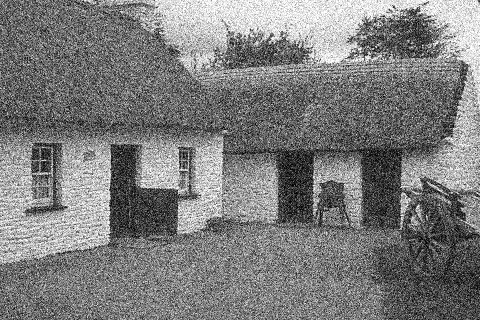
#> input picture pset2/code/inputs/p1.png, 480 x 320 px
$ python prob1.py
#> lines starting #> are read from the running program, lines starting #| are printed output that depends on the picture
## Default modules imported. Import more if you need to.

import numpy as np
from skimage.io import imread, imsave


## Fill out these functions yourself

def im2wv(img,nLev):
    V = []
    X = img
    for level in range(nLev):
        imax, jmax = X.shape
        A = X[0:imax:2, 0:jmax:2]
        B = X[0:imax:2, 1:jmax:2]
        C = X[1:imax:2, 0:jmax:2]
        D = X[1:imax:2, 1:jmax:2]

        L = 1/2 * (A+B+C+D)
        H1 = 1/2 * (B+D-A-C)
        H2 = 1/2 * (C+D-A-B)
        H3 = 1/2 * (A+D-B-C)

        V.append([H1, H2, H3])
        if level == nLev - 1:
            V.append(L)
        X = L

    return V

def wv2im(pyr):
    # [4 lines of commented-out code are left out]
    L = pyr[-1]

    for lev in range(len(pyr)-2, -1, -1):
        H1, H2, H3 = pyr[lev]
        d = 1/2 * (H1 + H2 + H3 + L)
        a = L+H3 - d
        b = L+H1-d
        c = L+H2-d

        imax, jmax = tuple(2*n for n in a.shape)
        L = np.empty((imax, jmax))
        L[0:imax:2, 0:jmax:2] = a
        L[0:imax:2, 1:jmax:2] = b
        L[1:imax:2, 0:jmax:2] = c
        L[1:imax:2, 1:jmax:2] = d

    return L


# Fill this out
# You'll get a numpy array/image of coefficients y
# Return corresponding coefficients x (same shape/size)
# that minimizes (x - y)^2 + lmbda * abs(x)
def denoise_coeff(y,lmbda):
    x1 = y+.5*lmbda
    x2 = y-.5*lmbda
    x = np.empty(y.shape)
    #note: I can almost choose the min between x1 and x2 using a numpy array function,
    #but I can't find a way to pass a 'key' function for calculating the error value.
    for i in np.ndindex(y.shape):
        x[i] = min((x1[i], x2[i]), key=lambda a: (a-y[i])**2+lmbda*abs(a))
    return x


########################## Support code below

from os.path import normpath as fn # Fixes window/linux path conventions
import warnings
warnings.filterwarnings('ignore')


# Utility functions to clip intensities b/w 0 and 1
# Otherwise imsave complains
def clip(im):
    return np.maximum(0.,np.minimum(1.,im))


############# Main Program

lmain = 0.88

img = np.float32(imread(fn('inputs/p1.png')))/255.
#> img: shape (320, 480) float32; min 0, max 1, mean 0.489

pyr = im2wv(img,4)
#> the loop in im2wv, `for level in range(nLev):` made 4 passes
#> pass 1, in im2wv, `B = X[0:imax:2, 1:jmax:2]`:
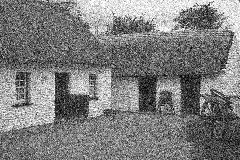
#> B: shape (160, 240) float32; min 0, max 1, mean 0.49
#> pass 1, in im2wv, `C = X[1:imax:2, 0:jmax:2]`:
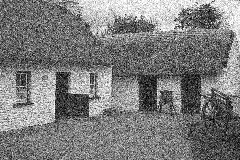
#> C: shape (160, 240) float32; min 0, max 1, mean 0.488
#> pass 1, in im2wv, `D = X[1:imax:2, 1:jmax:2]`:
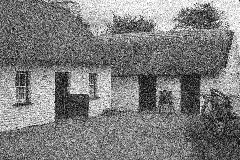
#> D: shape (160, 240) float32; min 0, max 1, mean 0.489
#> after the loop in im2wv, `for level in range(nLev):`: V = 5 items
#> pyr = 5 items
for i in range(len(pyr)-1):
    for j in range(2):
        pyr[i][j] = denoise_coeff(pyr[i][j],lmain/(2**i))
    pyr[i][2] = denoise_coeff(pyr[i][2],np.sqrt(2)*lmain/(2**i))
#> this loop made 4 passes
#> pass 1, in denoise_coeff (call 2), `x1 = y+.5*lmbda`:
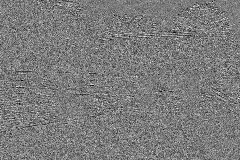
#> x1: shape (160, 240) float32; min -0.215, max 1.13, mean 0.438; drawn with min black and max white

im = wv2im(pyr)
#> the loop in wv2im, `for lev in range(len(pyr)-2, -1, -1):` made 4 passes
#> (lev, imax, jmax) on passes 1, 3, 4: (3, 40, 60), (1, 160, 240), (0, 320, 480)
#> (imax, jmax) on pass 2: (80, 120)
#> pass 1, in wv2im, `d = 1/2 * (H1 + H2 + H3 + L)`:
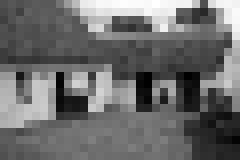
#> d: shape (20, 30) float64 (shown 8 times larger); min 1.41, max 7.25, mean 3.9; drawn with min black and max white
#> after the loop in wv2im, `for lev in range(len(pyr)-2, -1, -1):`:
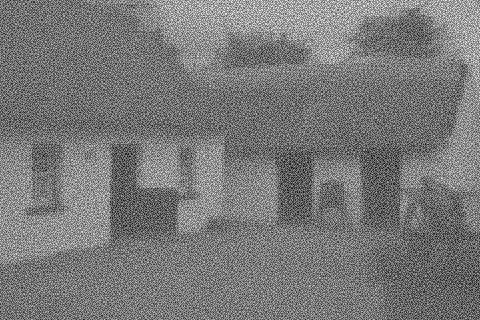
#> L: shape (320, 480) float64; min -0.674, max 1.77, mean 0.489; drawn with min black and max white
imsave(fn('outputs/prob1.png'),clip(im))
#> in clip, `return np.maximum(0.,np.minimum(1.,im))`:
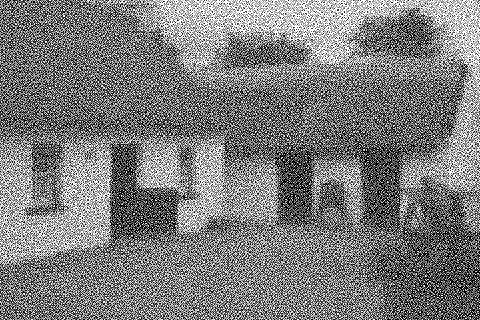
#> returned value: shape (320, 480) float64; min 0, max 1, mean 0.49
